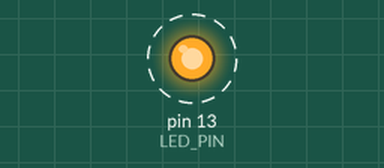
The program below on a simulated Arduino Uno, built with avr-gcc and run on an emulated ATmega328P. Parts: output pins drawn as LEDs (lit = HIGH). Dashed ring = blinking.

Above: at 0.5 s.
Timing chart, 0 to 4.6 s (numbered marks = the images above):
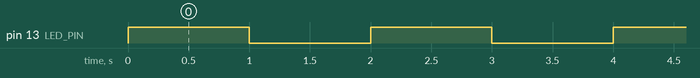

The program:

main.cpp
```cpp
#include <Arduino.h>
#define LED_PIN 13       // ตั้งชื่อให้ขา 13 ว่า LED_PIN
#define BLINK_DELAY 1000 // ตั้งค่าเวลาหน่วง 1000ms = 1 วินาที
void setup() {
    pinMode(LED_PIN, OUTPUT); // กำหนดให้ขา LED_PIN เป็นขา Output
}

void loop() {
    digitalWrite(LED_PIN, HIGH); // สั่งให้ LED ติด (HIGH)
    delay(BLINK_DELAY);          // รอตามเวลาที่กำหนด

    digitalWrite(LED_PIN, LOW);  // สั่งให้ LED ดับ (LOW)
    delay(BLINK_DELAY);          // รอ
}
```

Measured:
- by itself, pin 13 (LED_PIN): alternates HIGH for 1.0 s and LOW for 1.0 s
